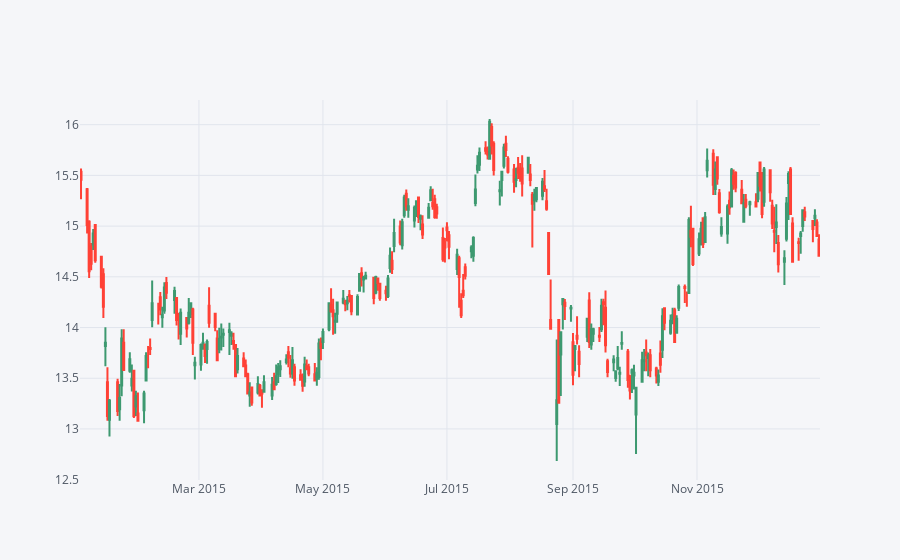

The cell this chart's notebook holds for it:
### Code cell
bank_stocks.xs(key=('BAC'),level=(0),axis=1).loc['2015-01-01':'2016-01-02'].iplot(kind='candle')

### Figure 1 — Plotly figure (JSON) as saved in the notebook; plotly's stock layout.template omitted (floating-point values rounded to 4 significant figures; data arrays with more than 128 entries replaced by an {"elided": "..."} marker saying what was removed)
{"data": [{"close": {"elided": "252 float values"}, "high": {"elided": "252 float values"}, "low": {"elided": "252 float values"}, "open": {"elided": "252 float values"}, "showlegend": false, "type": "candlestick", "x": {"elided": "252 str values"}, "yaxis": "y2"}], "layout": {"legend": {"bgcolor": "#F5F6F9", "font": {"color": "#4D5663"}}, "paper_bgcolor": "#F5F6F9", "plot_bgcolor": "#F5F6F9", "title": {"font": {"color": "#4D5663"}}, "xaxis": {"gridcolor": "#E1E5ED", "rangeslider": {"visible": false}, "showgrid": true, "tickfont": {"color": "#4D5663"}, "title": {"font": {"color": "#4D5663"}, "text": ""}, "zerolinecolor": "#E1E5ED"}, "yaxis": {"gridcolor": "#E1E5ED", "showgrid": true, "showticklabels": false, "tickfont": {"color": "#4D5663"}, "title": {"font": {"color": "#4D5663"}, "text": ""}, "zerolinecolor": "#E1E5ED"}, "yaxis2": {"gridcolor": "#E1E5ED", "showgrid": true, "tickfont": {"color": "#4D5663"}, "title": {"font": {"color": "#4D5663"}, "text": ""}, "zerolinecolor": "#E1E5ED"}}}
